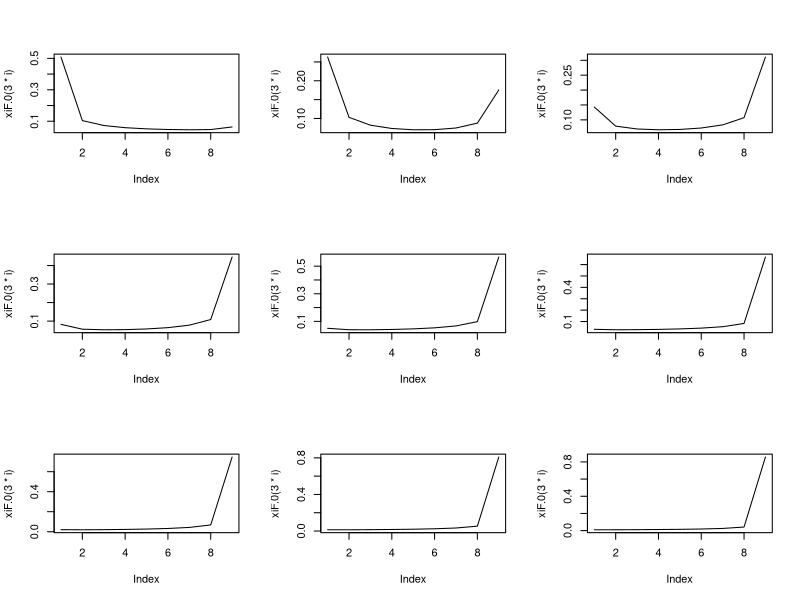

Generate this figure with R: (Note: this script raises an error after producing the figure.)

xiF.0 = function(x, k1=.1){ 
  diff(pbeta(c(0:9)/9, 1-exp(-k1*x), exp(-k1*x))) 
}

par(mfrow = c(3,3))
for(i in 1:9)
  plot(xiF.0(3*i), type = "l")

alpha = 0.2
v1=v2=0
vt1=vt2=c()
mu1=0.01
mu2=0.01
tt= 1:3000
for(i in tt){
  v1 = mu1*alpha + (1-mu1)*v1
  v2 = mu2*alpha + (1-mu2)*v2
  vt1 = c(vt1, v1)
  vt2 = c(vt2, v2)
}
vXa1 = initCumV_1066.0(alpha, ageWeights, mu1)
#vXa2 = initCumV_1066.0(.2, ageWeights, .01)

plot(ages, vXa1, type = "l", xlim = c(0,15))
lines(tt/36.5, vt1)
lines(tt/36.5, vt1*0 + alpha)

plot(tt/36.5, vt1/v2, type = "l", ylim = c(0,1), xlim = c(0,10))
lines(tt/36.5, vt2/v2, col = "red")

plot(tt/36.5, vt1/vt2, col = "purple", type = "l")

plot(tt/365, vt1/alpha, type = "l")


plot(ages, vXa/alpha, type = "l", xlim = c(0,10)) 
lines(tt/36.5, vt2/alpha)
lines(tt/36.5, vt1/alpha)

